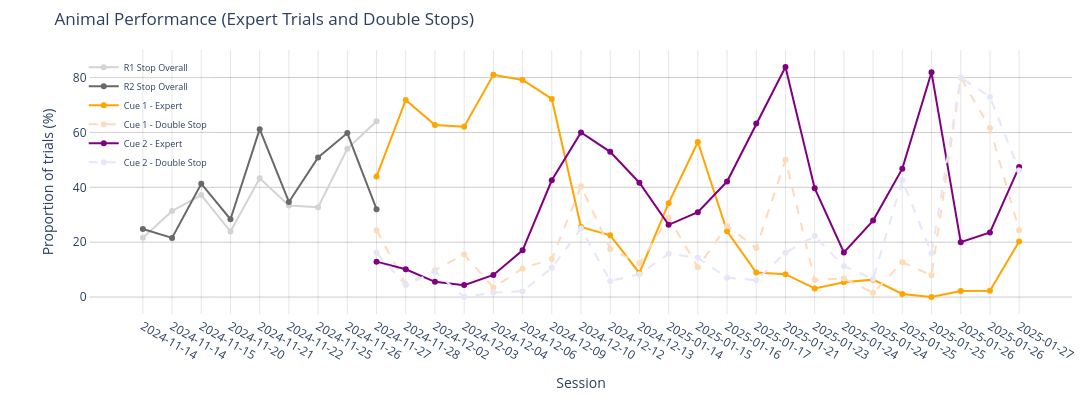

Notebook cell for this chart:
### Code cell
res_cue1 = []
res_cue2 = []
d_stop_c1 = []
d_stop_c2 = []
r1_stop = []
r2_stop = []

r1_wrong_only = []
r2_wrong_only = []

for s_id in behav.index.unique("session_id"):
    s_behav = behav.loc[s_id]

    expert_trials = s_behav[
        (s_behav["choice_R1"] == 1) &
        (s_behav["choice_R2"] == 0) &
        (s_behav["cue"] == 1)
    ]
    prop_expert_trials = len(expert_trials) / len(s_behav[s_behav["cue"] == 1]) * 100
    res_cue1.append((s_id, prop_expert_trials))

    expert_trials = s_behav[
        (s_behav["choice_R1"] == 0) &
        (s_behav["choice_R2"] == 1) &
        (s_behav["cue"] == 2)
    ]
    prop_expert_trials = len(expert_trials) / len(s_behav[s_behav["cue"] == 2]) * 100
    res_cue2.append((s_id, prop_expert_trials))

    d_stop = s_behav[
        (s_behav["cue"] == 1) &
        (s_behav["choice_R1"] == 1) &
        (s_behav["choice_R2"] == 1)
    ]
    prop_d_stop_trials = len(d_stop) / len(s_behav[s_behav["cue"] == 1]) * 100
    d_stop_c1.append((s_id, prop_d_stop_trials))

    d_stop = s_behav[
        (s_behav["cue"] == 2) &
        (s_behav["choice_R1"] == 1) &
        (s_behav["choice_R2"] == 1)
    ]
    prop_d_stop_trials = len(d_stop) / len(s_behav[s_behav["cue"] == 2]) * 100
    d_stop_c2.append((s_id, prop_d_stop_trials))

    r1_wrong = s_behav[
        (s_behav["cue"] == 1) &
        (s_behav["choice_R1"] == 0) &
        (s_behav["choice_R2"] == 1)
    ]
    r2_wrong = s_behav[
        (s_behav["cue"] == 2) &
        (s_behav["choice_R2"] == 0) &
        (s_behav["choice_R1"] == 1)
    ]

    r1_wrong_only.append((s_id, len(r1_wrong) / len(s_behav) * 100))
    r2_wrong_only.append((s_id, len(r2_wrong) / len(s_behav) * 100))

    r1_stops = s_behav[s_behav["choice_R1"] == 1]
    r2_stops = s_behav[s_behav["choice_R2"] == 1]

    prop_r1_stop = len(r1_stops) / len(s_behav) * 100
    prop_r2_stop = len(r2_stops) / len(s_behav) * 100
    r1_stop.append((s_id, prop_r1_stop))
    r2_stop.append((s_id, prop_r2_stop))

# numpy conversions
d_stop_c1 = np.array(d_stop_c1, dtype=object)
d_stop_c2 = np.array(d_stop_c2, dtype=object)
res_cue1  = np.array(res_cue1,  dtype=object)
res_cue2  = np.array(res_cue2,  dtype=object)
r1_wrong_only = np.array(r1_wrong_only, dtype=object)
r2_wrong_only = np.array(r2_wrong_only, dtype=object)

idx1 = np.argsort(res_cue1[:, 0])
idx2 = np.argsort(res_cue2[:, 0])

x1, y1 = res_cue1[idx1, 0], res_cue1[idx1, 1].astype(float)
x2, y2 = res_cue2[idx2, 0], res_cue2[idx2, 1].astype(float)
x3, y3 = d_stop_c1[idx1, 0], d_stop_c1[idx1, 1].astype(float)
x4, y4 = d_stop_c2[idx2, 0], d_stop_c2[idx2, 1].astype(float)

x5y5 = np.array(r1_stop, dtype=object)
x5, y5 = x5y5[:, 0], x5y5[:, 1].astype(float)

x6y6 = np.array(r2_stop, dtype=object)
x6, y6 = x6y6[:, 0], x6y6[:, 1].astype(float)

x7, y7 = r1_wrong_only[:, 0], r1_wrong_only[:, 1].astype(float)
x8, y8 = r2_wrong_only[:, 0], r2_wrong_only[:, 1].astype(float)

# date-based split (STRING COMPARISON)
x_pre_cue = "2024-11-27_16-11"

m5 = x5 <= x_pre_cue
x5, y5 = x5[m5], y5[m5]

m6 = x6 <= x_pre_cue
x6, y6 = x6[m6], y6[m6]

m1 = x1 >= x_pre_cue
x1, y1 = x1[m1], y1[m1]

m2 = x2 >= x_pre_cue
x2, y2 = x2[m2], y2[m2]

m3 = x3 >= x_pre_cue
x3, y3 = x3[m3], y3[m3]

m4 = x4 >= x_pre_cue
x4, y4 = x4[m4], y4[m4]

# plotting
fig = go.Figure()

fig.add_trace(go.Scatter(x=x5, y=y5, mode="lines+markers",
    name="R1 Stop Overall",
    line=dict(width=2, color="lightgrey"),
    marker=dict(size=7, color="lightgrey"),
))

fig.add_trace(go.Scatter(x=x6, y=y6, mode="lines+markers",
    name="R2 Stop Overall",
    line=dict(width=2, color="dimgrey"),
    marker=dict(size=7, color="dimgrey"),
))

fig.add_trace(go.Scatter(x=x1, y=y1, mode="lines+markers",
    name="Cue 1 - Expert",
    line=dict(width=2, color="orange"),
    marker=dict(size=7, color="orange"),
))

fig.add_trace(go.Scatter(x=x3, y=y3, mode="lines+markers",
    name="Cue 1 - Double Stop",
    line=dict(width=2, color="peachpuff", dash="dash"),
    marker=dict(size=7, color="peachpuff"),
))

fig.add_trace(go.Scatter(x=x2, y=y2, mode="lines+markers",
    name="Cue 2 - Expert",
    line=dict(width=2, color="purple"),
    marker=dict(size=7, color="purple"),
))

fig.add_trace(go.Scatter(x=x4, y=y4, mode="lines+markers",
    name="Cue 2 - Double Stop",
    line=dict(width=2, color="lavender", dash="dash"),
    marker=dict(size=7, color="lavender"),
))

# fig.add_trace(go.Scatter(
#     x=x7, y=y7,
#     mode="lines+markers",
#     name="C1-Wrong only(R2)",
#     line=dict(width=2, color="lightcoral"),
#     marker=dict(size=7, color="lightcoral"),
# ))

# fig.add_trace(go.Scatter(
#     x=x8, y=y8,
#     mode="lines+markers",
#     name="C2-Wrong only(R1)",
#     line=dict(width=2, color="indianred"),
#     marker=dict(size=7, color="indianred"),
# ))

def to_ordinal(x):
    order = {s: i for i, s in enumerate(sorted(np.unique(x)))}
    return np.array([order[s] for s in x], dtype=float)

x1_num = to_ordinal(x1)
x2_num = to_ordinal(x2)

m2, b2 = np.polyfit(x2_num, y2, 1)
corr1, pval1 = stats.pearsonr(x1_num, y1)
corr2, pval2 = stats.pearsonr(x2_num, y2)

# fig.add_trace(go.Scatter(
#     x=x2, y=m2 * x2_num + b2,
#     mode="lines",
#     name="Cue 2 fit",
#     line=dict(width=2, color="purple", dash="dash"),
# ))

# layout
fig.update_layout(
    title="Animal Performance (Expert Trials and Double Stops)",
    width=1400,
    height=400,
    margin=dict(l=90, r=20, t=50, b=60),
    xaxis_title="Session",
    yaxis_title="Proportion of trials (%)",
    plot_bgcolor="white",
    legend=dict(
        x=0.125, y=0.99,
        bgcolor="rgba(255,255,255,0.1)",
        xanchor="right", yanchor="top",
        font=dict(size=9),
    ),
)

fig.update_yaxes(
    showgrid=True,
    gridcolor="rgba(0,0,0,0.2)",
    zeroline=False,
    showline= True
)

all_x_ticks = np.sort(np.unique(np.concatenate([x5, x6, x1, x2, x3, x4])))
all_x_ticklabels = [s.split("_")[0] for s in all_x_ticks]

fig.update_xaxes(
    tickmode="array",
    tickvals=all_x_ticks,
    ticktext=all_x_ticklabels,
    showgrid=True,
    gridcolor="rgba(0,0,0,0.1)",
    showline=True,
    zeroline=False,
)
fig.update_traces(marker=dict(size=6))

fig.show()

### Figure 1 — Plotly figure (JSON) as saved in the notebook; plotly's stock layout.template omitted (floating-point values rounded to 4 significant figures)
{"data": [{"line": {"color": "lightgrey", "width": 2}, "marker": {"color": "lightgrey", "size": 6}, "mode": "lines+markers", "name": "R1 Stop Overall", "type": "scatter", "x": ["2024-11-14_15-01", "2024-11-14_16-40", "2024-11-15_15-48", "2024-11-20_17-46", "2024-11-21_17-22", "2024-11-22_16-01", "2024-11-25_16-25", "2024-11-26_16-39", "2024-11-27_16-11"], "y": [21.6, 31.37, 37.19, 23.88, 43.28, 33.33, 32.73, 54.02, 64.08]}, {"line": {"color": "dimgrey", "width": 2}, "marker": {"color": "dimgrey", "size": 6}, "mode": "lines+markers", "name": "R2 Stop Overall", "type": "scatter", "x": ["2024-11-14_15-01", "2024-11-14_16-40", "2024-11-15_15-48", "2024-11-20_17-46", "2024-11-21_17-22", "2024-11-22_16-01", "2024-11-25_16-25", "2024-11-26_16-39", "2024-11-27_16-11"], "y": [24.8, 21.57, 41.32, 28.36, 61.19, 34.67, 50.91, 59.77, 32.04]}, {"line": {"color": "orange", "width": 2}, "marker": {"color": "orange", "size": 6}, "mode": "lines+markers", "name": "Cue 1 - Expert", "type": "scatter", "x": ["2024-11-27_16-11", "2024-11-28_17-41", "2024-12-02_16-09", "2024-12-03_16-23", "2024-12-04_18-06", "2024-12-06_16-49", "2024-12-09_17-45", "2024-12-10_17-20", "2024-12-12_16-13", "2024-12-13_17-10", "2025-01-14_18-08", "2025-01-15_17-18", "2025-01-16_17-47", "2025-01-17_16-55", "2025-01-21_18-49", "2025-01-23_16-48", "2025-01-24_12-24", "2025-01-24_19-37", "2025-01-25_10-55", "2025-01-25_21-29", "2025-01-26_13-45", "2025-01-26_21-48", "2025-01-27_13-39"], "y": [43.91, 71.87, 62.75, 62.07, 81.03, 79.16, 72.22, 25.54, 22.5, 8.772, 34.21, 56.52, 24.0, 8.929, 8.327, 3.122, 5.4, 6.346, 1.15, 0.0, 2.222, 2.326, 20.27]}, {"line": {"color": "peachpuff", "dash": "dash", "width": 2}, "marker": {"color": "peachpuff", "size": 6}, "mode": "lines+markers", "name": "Cue 1 - Double Stop", "type": "scatter", "x": ["2024-11-27_16-11", "2024-11-28_17-41", "2024-12-02_16-09", "2024-12-03_16-23", "2024-12-04_18-06", "2024-12-06_16-49", "2024-12-09_17-45", "2024-12-10_17-20", "2024-12-12_16-13", "2024-12-13_17-10", "2025-01-14_18-08", "2025-01-15_17-18", "2025-01-16_17-47", "2025-01-17_16-55", "2025-01-21_18-49", "2025-01-23_16-48", "2025-01-24_12-24", "2025-01-24_19-37", "2025-01-25_10-55", "2025-01-25_21-29", "2025-01-26_13-45", "2025-01-26_21-48", "2025-01-27_13-39"], "y": [24.39, 4.689, 9.802, 15.52, 3.45, 10.42, 13.89, 40.43, 17.5, 12.28, 28.94, 10.87, 26.0, 17.86, 50.0, 6.252, 6.758, 1.587, 12.65, 7.921, 80.0, 61.63, 24.32]}, {"line": {"color": "purple", "width": 2}, "marker": {"color": "purple", "size": 6}, "mode": "lines+markers", "name": "Cue 2 - Expert", "type": "scatter", "x": ["2024-11-27_16-11", "2024-11-28_17-41", "2024-12-02_16-09", "2024-12-03_16-23", "2024-12-04_18-06", "2024-12-06_16-49", "2024-12-09_17-45", "2024-12-10_17-20", "2024-12-12_16-13", "2024-12-13_17-10", "2025-01-14_18-08", "2025-01-15_17-18", "2025-01-16_17-47", "2025-01-17_16-55", "2025-01-21_18-49", "2025-01-23_16-48", "2025-01-24_12-24", "2025-01-24_19-37", "2025-01-25_10-55", "2025-01-25_21-29", "2025-01-26_13-45", "2025-01-26_21-48", "2025-01-27_13-39"], "y": [12.9, 10.15, 5.558, 4.349, 8.066, 17.03, 42.56, 60.0, 52.94, 41.67, 26.32, 30.95, 42.1, 63.26, 83.88, 39.68, 16.25, 27.87, 46.81, 81.91, 20.0, 23.53, 47.44]}, {"line": {"color": "lavender", "dash": "dash", "width": 2}, "marker": {"color": "lavender", "size": 6}, "mode": "lines+markers", "name": "Cue 2 - Double Stop", "type": "scatter", "x": ["2024-11-27_16-11", "2024-11-28_17-41", "2024-12-02_16-09", "2024-12-03_16-23", "2024-12-04_18-06", "2024-12-06_16-49", "2024-12-09_17-45", "2024-12-10_17-20", "2024-12-12_16-13", "2024-12-13_17-10", "2025-01-14_18-08", "2025-01-15_17-18", "2025-01-16_17-47", "2025-01-17_16-55", "2025-01-21_18-49", "2025-01-23_16-48", "2025-01-24_12-24", "2025-01-24_19-37", "2025-01-25_10-55", "2025-01-25_21-29", "2025-01-26_13-45", "2025-01-26_21-48", "2025-01-27_13-39"], "y": [16.13, 4.348, 9.263, 0.0, 1.613, 2.129, 10.64, 25.0, 5.882, 8.333, 15.79, 14.28, 7.018, 6.123, 16.12, 22.22, 11.25, 6.557, 42.55, 15.96, 80.0, 72.94, 46.15]}], "layout": {"height": 400, "legend": {"bgcolor": "rgba(255,255,255,0.1)", "font": {"size": 9}, "x": 0.125, "xanchor": "right", "y": 0.99, "yanchor": "top"}, "margin": {"b": 60, "l": 90, "r": 20, "t": 50}, "plot_bgcolor": "white", "title": {"text": "Animal Performance (Expert Trials and Double Stops)"}, "width": 1400, "xaxis": {"gridcolor": "rgba(0,0,0,0.1)", "showgrid": true, "showline": true, "tickmode": "array", "ticktext": ["2024-11-14", "2024-11-14", "2024-11-15", "2024-11-20", "2024-11-21", "2024-11-22", "2024-11-25", "2024-11-26", "2024-11-27", "2024-11-28", "2024-12-02", "2024-12-03", "2024-12-04", "2024-12-06", "2024-12-09", "2024-12-10", "2024-12-12", "2024-12-13", "2025-01-14", "2025-01-15", "2025-01-16", "2025-01-17", "2025-01-21", "2025-01-23", "2025-01-24", "2025-01-24", "2025-01-25", "2025-01-25", "2025-01-26", "2025-01-26", "2025-01-27"], "tickvals": ["2024-11-14_15-01", "2024-11-14_16-40", "2024-11-15_15-48", "2024-11-20_17-46", "2024-11-21_17-22", "2024-11-22_16-01", "2024-11-25_16-25", "2024-11-26_16-39", "2024-11-27_16-11", "2024-11-28_17-41", "2024-12-02_16-09", "2024-12-03_16-23", "2024-12-04_18-06", "2024-12-06_16-49", "2024-12-09_17-45", "2024-12-10_17-20", "2024-12-12_16-13", "2024-12-13_17-10", "2025-01-14_18-08", "2025-01-15_17-18", "2025-01-16_17-47", "2025-01-17_16-55", "2025-01-21_18-49", "2025-01-23_16-48", "2025-01-24_12-24", "2025-01-24_19-37", "2025-01-25_10-55", "2025-01-25_21-29", "2025-01-26_13-45", "2025-01-26_21-48", "2025-01-27_13-39"], "title": {"text": "Session"}, "zeroline": false}, "yaxis": {"gridcolor": "rgba(0,0,0,0.2)", "showgrid": true, "showline": true, "title": {"text": "Proportion of trials (%)"}, "zeroline": false}}}
